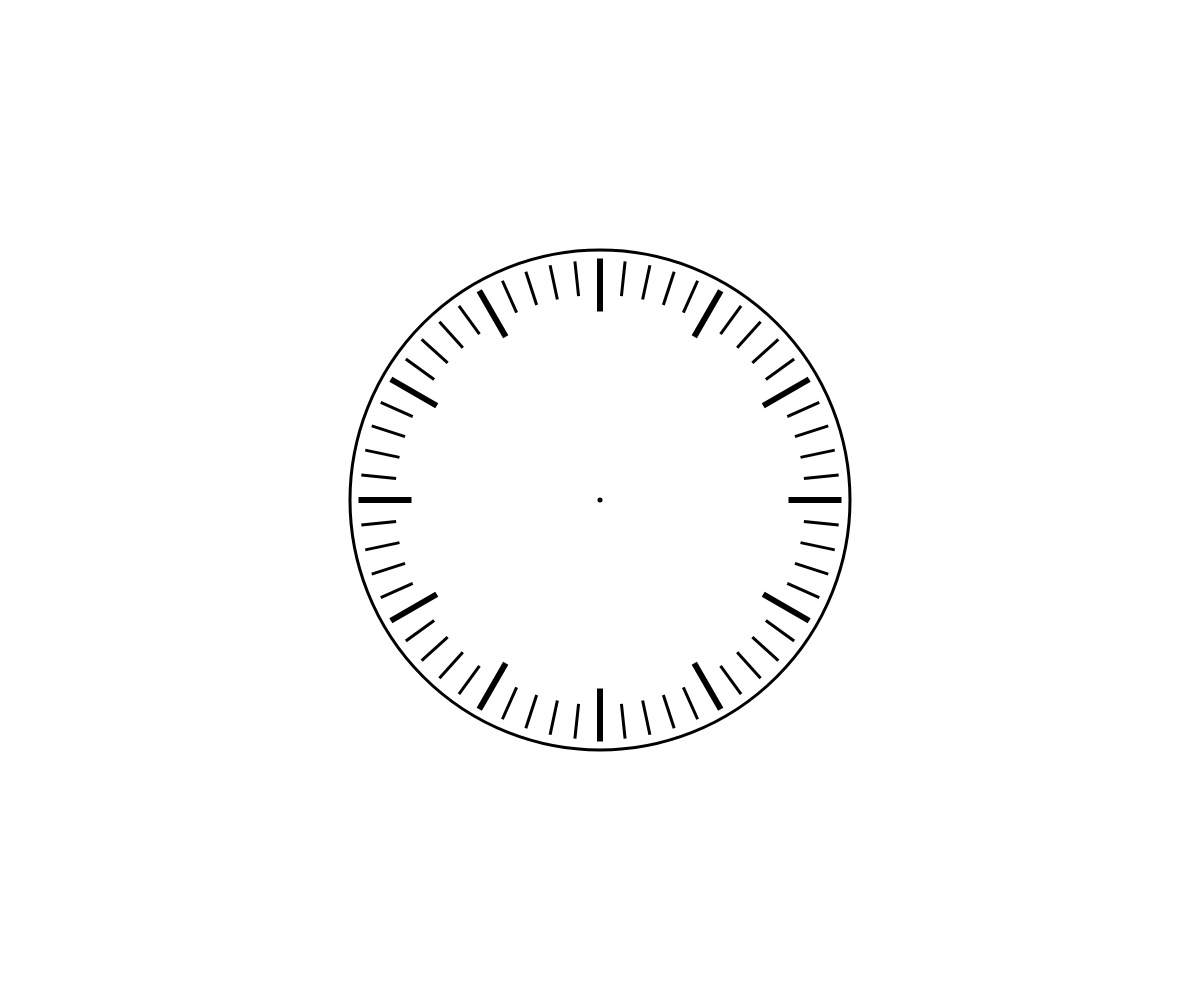
Frame 1 (no input)
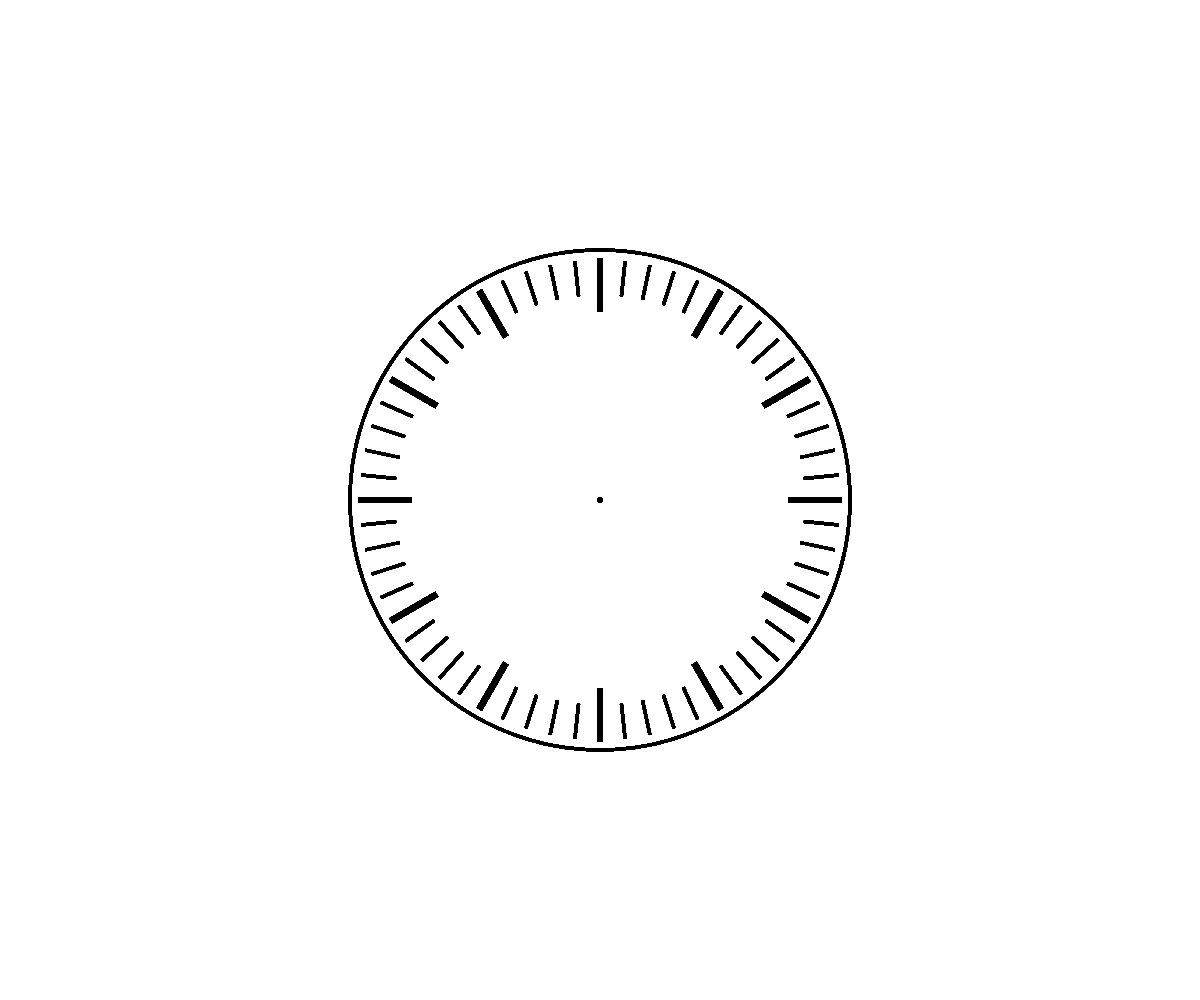
Frame 60 (no input)
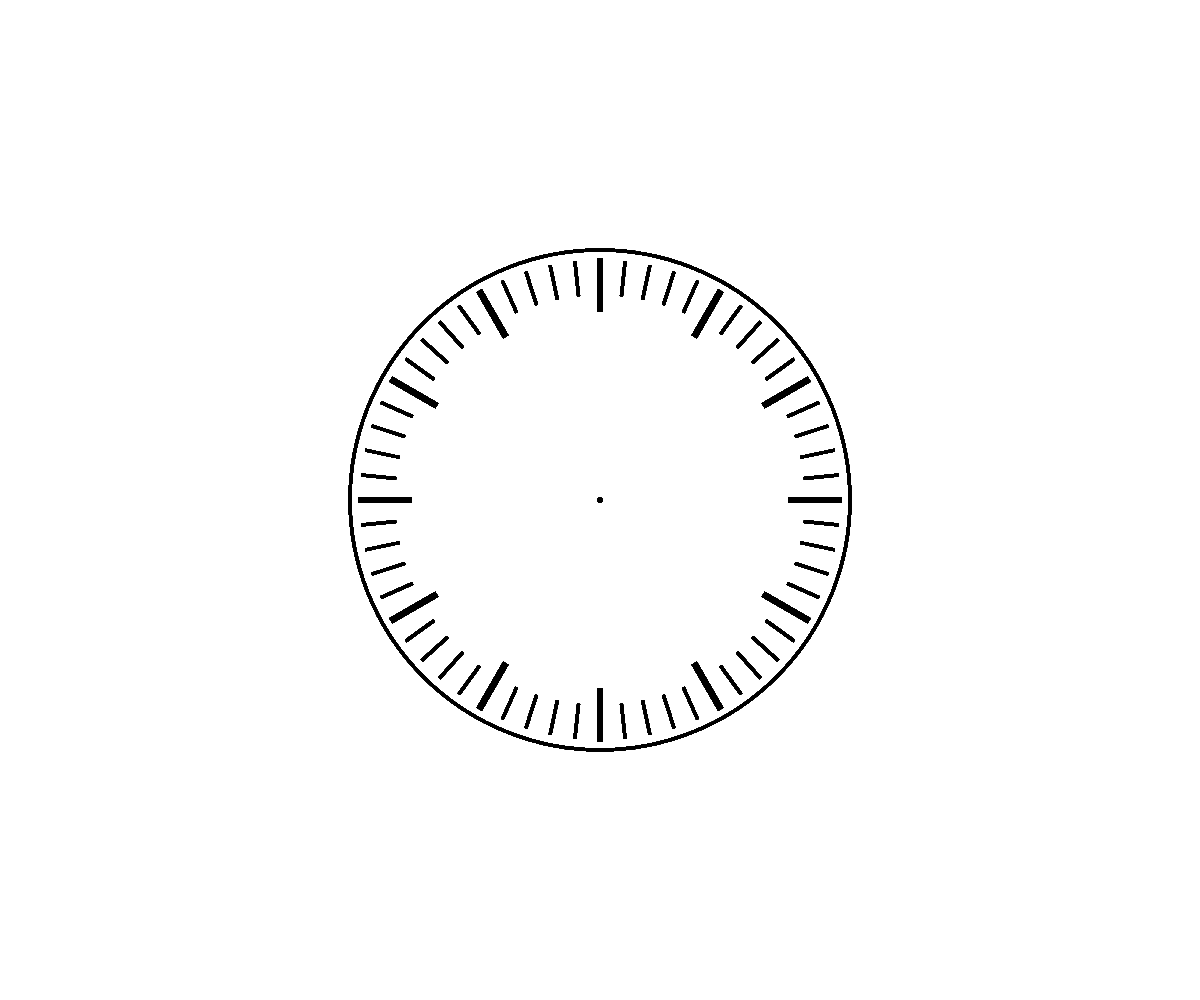
Frame 120 (the mouse pressed at the canvas centre since frame 60)

The p5.js sketch that drew these frames (run headless with seeded random() and noise() and a simulated clock; from frame 60 on, the mouse is pressed at the canvas centre):

// p5.js sketch
// ── sketch.js
function setup() {
  createCanvas(windowWidth, windowHeight);
}

function draw() {
  // background(255);
  //
  // push();
  // rectMode(CENTER);
  // fill(0);
  // angleMode(DEGREES);
  // translate(width/2,height/2);
  // rotate(x);
  // rect(0, 0, 300, 50);
  // x += 10;
  //
  // pop();
  // fill(0);
  // rect(100,100,200,200);
  strokeWeight(3);
  strokeCap(SQUARE);
  noFill();
  angleMode(DEGREES);
  ellipseMode(CENTER);
  translate(width/2,height/2);
  ellipse(0,0,500);
  fill(0);
  ellipse(0,0,2);

  for (let i = 0; i < 12; i++) {
    rectMode(CENTER);
    rect(0,-215,3,50);
    rotate(6);
    for (let j = 0; j < 4; j++) {
      line(0,-205,0,-240);
      rotate(6);
    }
  }
}
